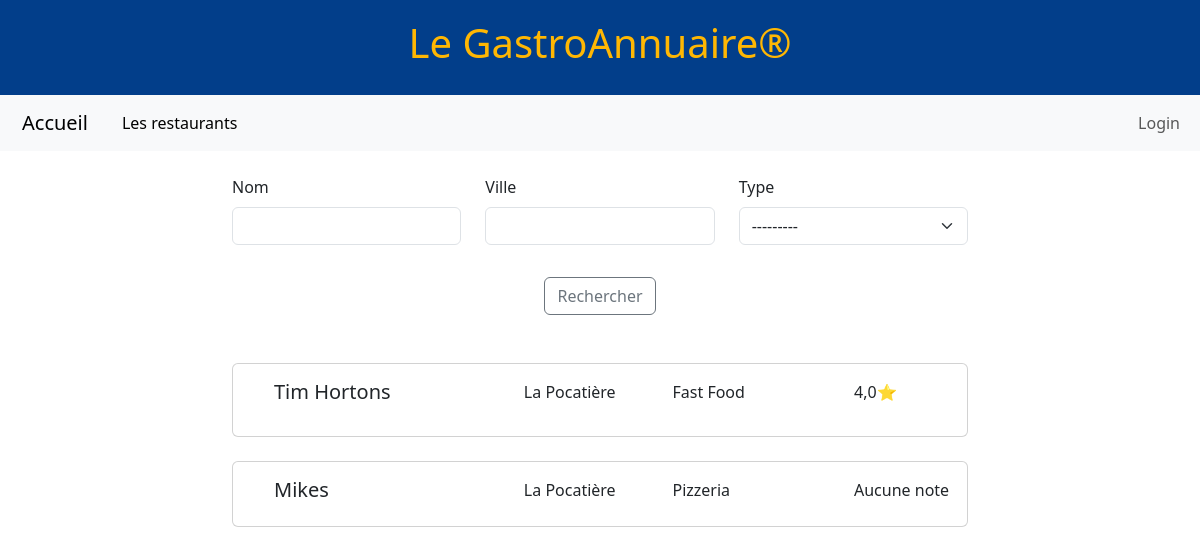
The page /restaurant/listeRestaurant/ on the database as committed earlier.
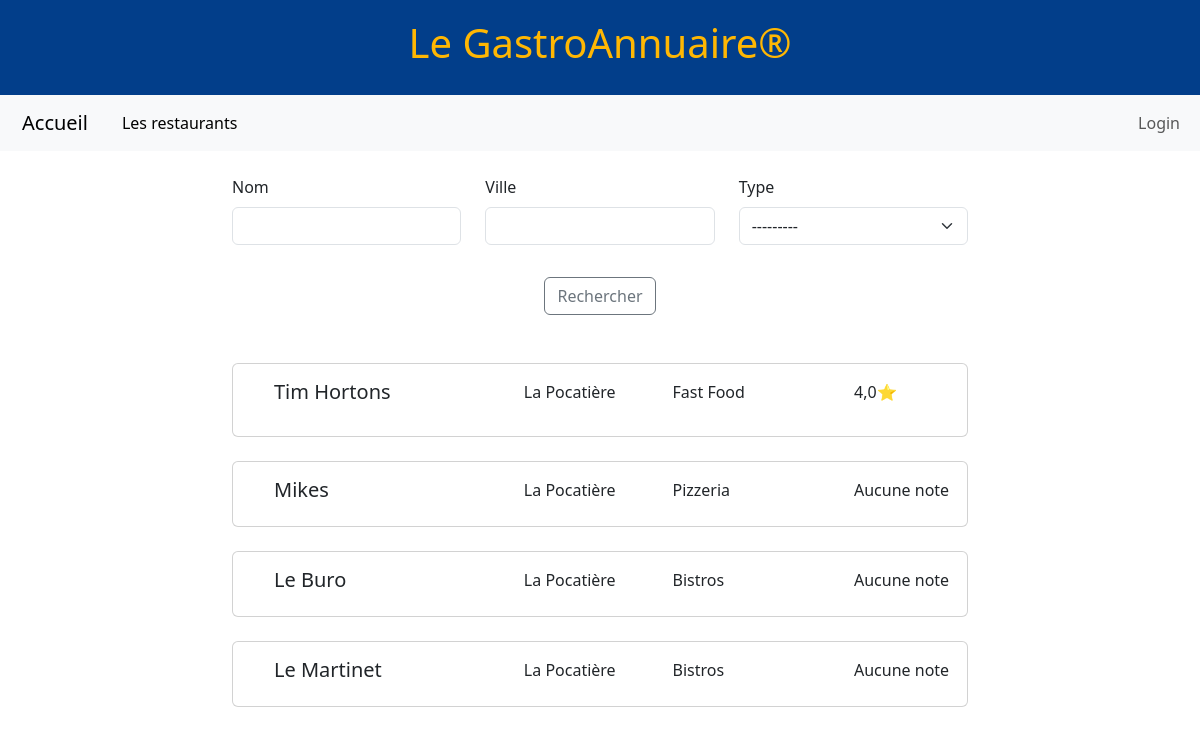
The same page on the database as committed later.
### restaurant/models.py (models this page shows)
class Restaurant(models.Model):
    noRestaurant        = models.AutoField(primary_key=True)
    nomRestaurant       = models.CharField(max_length=25)
    villeRestaurant     = models.CharField(max_length=25)
    typeRestaurant      = models.ForeignKey(TypeResto,on_delete=models.DO_NOTHING)
    def moyenneNote(self):
       return self.commentaire_set.aggregate(avg_note=Avg('note'))['avg_note']

class TypeResto(models.Model):
    noType              = models.AutoField(primary_key=True)
    nomType             = models.CharField(max_length=20)
    def __str__(self):
        return self.nomType

### restaurant/views.py (the view)
# urls.py: path('listeRestaurant/', listeRestaurant.as_view(), name='listeRestaurant'),
class listeRestaurant(ListView):
    model = Restaurant
    template_name = 'listeRestaurant.html'
    context_object_name = 'restaurants'
    def get_queryset(self):
        queryset = super().get_queryset()
        form = RestaurantFilterForm(self.request.GET)
        if form.is_valid():
            nom = form.cleaned_data.get('nom')
            ville = form.cleaned_data.get('ville')
            type = form.cleaned_data.get('type')
            if nom:
                queryset = queryset.filter(nomRestaurant__icontains=nom)
            if ville:
                queryset = queryset.filter(villeRestaurant__icontains=ville)
            if type:
                queryset = queryset.filter(typeRestaurant=type)
        return queryset
    def get_context_data(self, **kwargs):
        context = super().get_context_data(**kwargs)
        context['filter_form'] = RestaurantFilterForm(self.request.GET)
        return context

### restaurant/forms.py
class RestaurantFilterForm(forms.Form):
    nom = forms.CharField(required=False)
    ville = forms.CharField(required=False)
    type = forms.ModelChoiceField(queryset=TypeResto.objects.all(), required=False)

### restaurant/templates/listeRestaurant.html (shortened to what this page needs)
{% extends 'maitreRestaurant.html' %}
{% load crispy_forms_tags %}
{% block contenu %}
<div class="container">
    <div class="row justify-content-center">
        <div class="col-md-8">
            <form method="get" class="mb-4">
                <div class="row">
                    <div class="col-sm-4">
                        {{ filter_form.nom|as_crispy_field }}
                    </div>
                    <div class="col-sm-4">
                        {{ filter_form.ville|as_crispy_field }}
                    </div>
                    <div class="col-sm-4">
                        {{ filter_form.type|as_crispy_field }}
                    </div>
                </div>
                <div class="text-center mt-3">
                    <button type="submit" class="btn btn-outline-secondary">Rechercher</button>
                </div>
            </form>
            <div class="card-deck" id="restaurantList">
                {% for restaurant in restaurants %}
                <a href="{% url 'detailRestaurant' restaurant.noRestaurant %}" class="card-link">
                    <div class="card mb-4">
                        <div class="card-body">
                            <div class="row">
                                <div class="col-4">
                                    <h5 class="card-title">{{ restaurant.nomRestaurant }}</h5>
                                </div>
                                <div class="col-3 text-center">
                                    <p class="card-text">{{ restaurant.villeRestaurant }}</p>
                                </div>
                                <div class="col-3 text-right">
                                    <p class="card-text">{{ restaurant.typeRestaurant.nomType }}</p>
                                </div>
                                <div class="col-2 text-right">
                                    <p class="card-text">{% if restaurant.moyenneNote != null %}
                                        {{ restaurant.moyenneNote }}⭐</p>
                                        {% else %}
                                        Aucune note
                                        {% endif %}</p>
                                </div>
                            </div>
                        </div>
                    </div>
                </a>
                {% endfor %}
{% endblock %}

Rows that differ between the two databases and show on the page:
added Restaurant: nomRestaurant "Le Buro", villeRestaurant "La Pocatière", typeRestaurant.nomType "Bistros", shows "Aucune note"
added Restaurant: nomRestaurant "Le Martinet", villeRestaurant "La Pocatière", typeRestaurant.nomType "Bistros", shows "Aucune note"
